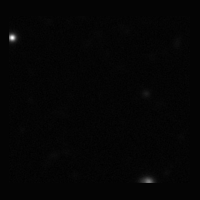
#> input picture cutout_g_0.6104380475110351.png, 200 x 200 px
$ python -i morphometryka.py   (imports and definitions only)
#> lines starting #> are read from the running program, lines starting #| are printed output that depends on the picture; after the words box and inside, x2 and y2 are one past the last pixel; in counts of white or black regions, pixels touching at a corner belong together
"""
Morfometryka morphometric measures.

Based on:
Ferrari, F., de Carvalho, R.R., Trevisan, M. 2015, "Morfometryka — A New Way of Establishing
Morphological Classification of Galaxies", arXiv:1509.05430. :contentReference[oaicite:1]{index=1}

Notes:
- This is a practical, reproducible *approximation* of the original algorithm's measurements.
- It focuses on robust, well-documented nonparametric measures: concentration, asymmetry,
  smoothness (clumpiness), entropy, and a spirality proxy.
- For production / catalog-scale use you would add: better segmentation/deblending, PSF
  handling, masking of neighbors, photometric calibration, error propagation, and optional
  parametric fits (Sérsic).
"""

from typing import Tuple, Optional
import numpy as np
from scipy import ndimage as ndi
from scipy.ndimage import gaussian_filter, rotate
from skimage import measure, filters, morphology
from skimage.measure import label, regionprops
from math import log10

# --- Utility functions ---


def sigma_clip_background(image: np.ndarray, mask: Optional[np.ndarray] = None,
                          sigma: float = 3.0, iters: int = 5) -> Tuple[float, float]:
    """
    Estimate background mean and std using iterative sigma-clipping.

    Parameters
    ----------
    image : 2D array
        Input image.
    mask : 2D boolean array, optional
        True for pixels to consider (if None, use all pixels).
    sigma : float
        Clipping threshold (in sigma).
    iters : int
        Number of sigma-clipping iterations.

    Returns
    -------
    (bkg_mean, bkg_std)
    """

    if mask is None:
        data = image.ravel()
    else:
        data = image[mask].ravel()

    # remove NaNs
    data = data[np.isfinite(data)]
    if data.size == 0:
        return 0.0, 0.0

    for _ in range(iters):
        m = np.mean(data)
        s = np.std(data)
        good = (data > m - sigma * s) & (data < m + sigma * s)
        if good.sum() == data.size:
            break
        data = data[good]
        if data.size == 0:
            break


    if data.size == 0:
        return 0.0, 0.0

    return float(np.nanmean(data)), float(np.nanstd(data))


def simple_segmentation(
        image: np.ndarray,
        nsigma: float = 2.5,
        min_area: int = 20,
        m_label: str = None,
    ) -> np.ndarray:
    """
    A simple source segmentation to produce a galaxy mask.

    Steps:
    - Estimate background via sigma clipping
    - Threshold at mean + nsigma * std
    - Keep largest connected component (assumed to be target galaxy) and remove small objects

    Parameters
    ----------
    image : 2D array
        Input image.
    nsigma : float
        Detection threshold above background.
    min_area : int
        Minimum area (pixels) to keep objects.

    Returns
    -------
    mask : 2D boolean array
        True where source is detected.
    """

    # print(f"simple segmentation on {m_label}")
    # print("simple_segmentation called", image.shape)
    bkg_mean, bkg_std = sigma_clip_background(image)

    # print(f"bkg_mean, bkg_std: {(bkg_mean, bkg_std)}")

    thresh = bkg_mean + nsigma * bkg_std
    bw = image > thresh
    bw = morphology.remove_small_objects(ar=bw, min_size=min_area, connectivity=1)

    # Label and pick largest component
    lbl = label(bw)
    if lbl.max() == 0:
        # fallback: use Otsu threshold
        t = filters.threshold_otsu(image)
        bw = image > t
        bw = morphology.remove_small_objects(bw, min_size=min_area)
        lbl = label(bw)
        if lbl.max() == 0:
            return np.zeros_like(image, dtype=bool)
    props = regionprops(lbl)
    # choose label of largest area
    areas = [p.area for p in props]
    largest_label = props[np.argmax(areas)].label
    mask = lbl == largest_label
    return mask


# --- Photometric helpers ---


def centroid_flux(image: np.ndarray, mask: np.ndarray) -> Tuple[float, float]:
    """
    Flux-weighted (first moments) centroid of pixels inside mask.

    Returns (y_centroid, x_centroid) in image coordinates (row, col).
    """
    y, x = np.nonzero(mask)
    # print(f"x: {x}")
    # print(f"image.shape: {image.shape}")
    vals = image[y, x].astype(float)
    tot = vals.sum()
    if tot == 0:
        return float(np.mean(y)), float(np.mean(x))
    yc = (y * vals).sum() / tot
    xc = (x * vals).sum() / tot
    return float(yc), float(xc)


def growth_curve_radii(image: np.ndarray, mask: np.ndarray,
                       center: Tuple[float, float],
                       fractions=(0.2, 0.5, 0.8)) -> dict:
    """
    Compute radii that contain given fractions of the total galaxy flux.
    Radii are measured in pixels from center.

    Parameters
    ----------
    image : 2D array
    mask : 2D boolean array
    center : (yc, xc)
    fractions : iterable of floats (0<f<1)

    Returns
    -------
    dict mapping fraction -> radius_in_pixels
    """
    yc, xc = center
    yy, xx = np.indices(image.shape)
    rr = np.hypot(xx - xc, yy - yc)
    pix_yx = np.nonzero(mask)
    pix_r = rr[pix_yx]
    pix_flux = image[pix_yx].astype(float)
    # sort by radius
    order = np.argsort(pix_r)
    r_sorted = pix_r[order]
    f_sorted = pix_flux[order]
    cumsum = np.cumsum(f_sorted)
    tot = cumsum[-1] if cumsum.size > 0 else 0.0
    radii = {}
    if tot <= 0:
        for f in fractions:
            radii[f] = 0.0
        return radii
    for f in fractions:
        target = f * tot
        idx = np.searchsorted(cumsum, target)
        if idx >= len(r_sorted):
            radii[f] = float(r_sorted[-1])
        else:
            radii[f] = float(r_sorted[idx])
    return radii


# --- Morphometric measurements ---


def concentration_c(image: np.ndarray, mask: np.ndarray, center: Tuple[float, float], cmin=0.0, cmax=5.0) -> float:
    """
    Concentration index C = 5 * log10(r80 / r20)

    Where rX are radii containing X% of the total flux (measured inside mask).
    This matches the common concentration definition used in galaxy morphology literature.

    Returns
    -------
    C (float)
    """
    radii = growth_curve_radii(image, mask, center, fractions=(0.2, 0.8))
    r20 = radii.get(0.2, 0.0)
    r80 = radii.get(0.8, 0.0)
    if r20 <= 0 or r80 <= 0 or r80 <= r20:
        return 0.0

    C_raw = 5.0 * np.log10(r80 / r20)
    C_norm = (C_raw - cmin) / (cmax - cmin)
    return np.clip(C_norm, 0.0, 1.0)


def asymmetry(image: np.ndarray, mask: np.ndarray,
              center: Tuple[float, float],
              bg_image: Optional[np.ndarray] = None) -> float:
    """
    Compute asymmetry A as normalized 180-degree rotation residual:

      A = (sum |I - I_rot|) / (2 * sum |I|)

    Centered on the provided center (yc, xc). The factor 2 accounts for the rotated image
    being double-counted. This is the standard Conselice-like asymmetry calculation.
    If bg_image is provided, it will be used to estimate and subtract background asymmetry.

    Returns
    -------
    A (float)
    """
    yc, xc = center
    # crop a minimal bounding box around mask for speed
    ys, xs = np.nonzero(mask)
    if ys.size == 0:
        return 0.0
    minr, maxr = ys.min(), ys.max()
    minc, maxc = xs.min(), xs.max()
    pad = 5
    slr = slice(max(minr - pad, 0), min(image.shape[0], maxr + pad + 1))
    slc = slice(max(minc - pad, 0), min(image.shape[1], maxc + pad + 1))
    sub = image[slr, slc]
    sub_mask = mask[slr, slc]
    # recenter coordinates inside subimage
    yc_sub = yc - slr.start
    xc_sub = xc - slc.start

    # rotate subimage by 180 deg around center with scipy.rotate (order=1 interpolation)
    # To rotate around arbitrary center, shift center to image center, rotate, shift back.
    cy, cx = np.array(sub.shape) / 2.0
    # shift to center-of-rotation
    shift_y = cy - yc_sub
    shift_x = cx - xc_sub
    shifted = ndi.shift(sub, shift=(shift_y, shift_x), order=1, mode='constant', cval=0.0)
    rotated = rotate(shifted, 180.0, reshape=False, order=1, mode='constant', cval=0.0)
    unshifted_rot = ndi.shift(rotated, shift=(-shift_y, -shift_x), order=1, mode='constant', cval=0.0)

    # Use mask to compute sums
    galaxy_flux = np.abs(sub * sub_mask).sum()
    if galaxy_flux == 0:
        return 0.0

    diff = np.abs((sub - unshifted_rot) * sub_mask).sum()
    A = diff / (2.0 * galaxy_flux)

    # background correction (optional)
    if bg_image is not None:
        # compute asymmetry on background stamp (same size)
        bg_sub = bg_image[slr, slc]
        shifted_b = ndi.shift(bg_sub, shift=(shift_y, shift_x), order=1, mode='constant', cval=0.0)
        rot_b = rotate(shifted_b, 180.0, reshape=False, order=1, mode='constant', cval=0.0)
        unrot_b = ndi.shift(rot_b, shift=(-shift_y, -shift_x), order=1, mode='constant', cval=0.0)
        bflux = np.abs(bg_sub * sub_mask).sum() + 1e-12
        bdiff = np.abs((bg_sub - unrot_b) * sub_mask).sum()
        Ab = bdiff / (2.0 * bflux)
        A = max(0.0, A - Ab)
    return float(A)


def smoothness(image: np.ndarray, mask: np.ndarray, center: Tuple[float, float],
               smoothing_scale: Optional[float] = None) -> float:
    """
    Smoothness (clumpiness) S computed as:

      S = sum |I - I_smooth| / sum |I|

    where I_smooth is the image convolved with a gaussian kernel. Following typical
    definitions, the gaussian sigma can be chosen as a fraction of the galaxy radius.
    If smoothing_scale is None, we estimate characteristic radius as r50 (half-light radius)
    and use sigma = 0.25 * r50.

    Returns
    -------
    S (float)
    """
    radii = growth_curve_radii(image, mask, center, fractions=(0.5,))
    r50 = radii.get(0.5, 0.0)
    if smoothing_scale is None:
        sigma = max(1.0, 0.25 * r50)
    else:
        sigma = float(smoothing_scale)

    # gaussian smoothing (use scipy gaussian_filter)
    sm = gaussian_filter(image, sigma=sigma, mode='reflect')
    # compute sum over mask
    num = np.abs((image - sm) * mask).sum()
    den = np.abs(image * mask).sum()
    if den == 0:
        return 0.0
    return float(num / den)


def entropy_measure(image: np.ndarray, mask: np.ndarray, nbins: int = 64) -> float:
    """
    Shannon entropy of the pixel intensity distribution inside mask.

    H = - sum p_i * log2(p_i)

    where p_i are probabilities from histogram of pixel intensities (normalized).
    """
    pix = image[mask].ravel()
    if pix.size == 0:
        return 0.0
    # shift to positive
    pmin = pix.min()
    if not np.isfinite(pmin):
        pix = pix[np.isfinite(pix)]
        if pix.size == 0:
            return 0.0
        pmin = pix.min()
    if pmin < 0:
        pix = pix - pmin
    hist, _ = np.histogram(pix, bins=nbins, range=(pix.min(), pix.max() if pix.max()>pix.min() else pix.min()+1e-6))
    prob = hist.astype(float) / max(1, hist.sum())
    prob = prob[prob > 0]
    H = -np.sum(prob * np.log2(prob))
    H_max = np.log2(nbins)
    H = H / H_max if H_max > 0 else 0.0
    return float(H)


def spirality_proxy(image: np.ndarray, mask: np.ndarray, center: Tuple[float, float]) -> float:
    """
    A simple *spirality* proxy (σ_psi) based on gradients:

    - compute image gradients (dy, dx) and gradient angle psi = atan2(dy, dx)
    - for each pixel inside mask compute radial angle theta_rad = atan2(y - yc, x - xc)
    - compute angle difference delta = wrap_angle(psi - theta_rad)
    - measure dispersion of delta (e.g., standard deviation of sin(delta) or circular std)
    - larger dispersion -> more non-radial structure (spirals, arms)

    Returns
    -------
    sigma_psi : float
        A non-negative scalar; relative measure (units: radians)
    """
    yy, xx = np.indices(image.shape)
    yc, xc = center
    # compute gradient
    dy, dx = np.gradient(image.astype(float))
    psi = np.arctan2(dy, dx)  # gradient orientation
    # radial angle from center to pixel
    theta = np.arctan2(yy - yc, xx - xc)
    # compute difference wrapped to [-pi, pi]
    delta = psi - theta
    delta = (delta + np.pi) % (2 * np.pi) - np.pi
    # consider only mask pixels
    dmask = delta[mask]
    if dmask.size == 0:
        return 0.0
    # use circular dispersion measure: sqrt( -2 ln R ), where R = resultant length / N
    sin_sum = np.sum(np.sin(dmask))
    cos_sum = np.sum(np.cos(dmask))
    R = np.hypot(sin_sum, cos_sum) / dmask.size
    # prevent domain errors
    R = np.clip(R, 1e-12, 1.0)
    circ_dispersion = np.sqrt(-2.0 * np.log(R))
    # also return mean abs dev for interpretability
    mad = np.mean(np.abs(np.sin(dmask)))  # in [0,1]
    # combine metrics to one proxy (circ_dispersion in radians, mad dimensionless)
    # scale mad (0..1) to radians by multiplying by pi/2 for intuitive scale, then average
    sigma_psi = 0.5 * circ_dispersion + 0.5 * (mad * np.pi / 2.0)
    return float(sigma_psi)


# --- Top-level wrapper ---


def measure_morfometry(image: np.ndarray, mask: Optional[np.ndarray] = None,
                       do_segmentation: bool = True) -> dict:
    """
    Compute a set of morphometric descriptors for a single galaxy stamp.

    Parameters
    ----------
    image : 2D float array
        Galaxy stamp. Should be background-subtracted or contain background (the function does a clipping).
    mask : 2D bool array, optional
        Binary mask selecting galaxy pixels (True = galaxy). If None and do_segmentation=True,
        a simple segmentation is performed.
    do_segmentation : bool
        Whether to attempt segmentation when mask is None.

    Returns
    -------
    results : dict
        Dictionary with keys:
          - 'mask' : boolean mask used
          - 'centroid' : (yc, xc)
          - 'C' : concentration index
          - 'A' : asymmetry
          - 'S' : smoothness
          - 'H' : entropy
          - 'sigma_psi' : spirality proxy
          - 'radii' : dict with r20, r50, r80 in pixels (as available)
    """
    image = image.squeeze()

    img = np.array(image, copy=False)
    if mask is None:
        if do_segmentation:
            mask = simple_segmentation(img)

        else:
            raise ValueError("mask is required if do_segmentation is False")

    mask = mask.squeeze()

    # print(f"mask.shape: {mask.shape}")
    yc, xc = centroid_flux(img, mask)
    radii = growth_curve_radii(img, mask, (yc, xc), fractions=(0.2, 0.5, 0.8))
    # compute metrics
    C = concentration_c(img, mask, (yc, xc))
    A = asymmetry(img, mask, (yc, xc))
    S = smoothness(img, mask, (yc, xc))
    H = entropy_measure(img, mask)
    sigma_psi = spirality_proxy(img, mask, (yc, xc))

    res = {
        'mask': mask,
        'centroid': (yc, xc),
        'C': C,
        'A': A,
        'S': S,
        'H': H,
        'sigma_psi': sigma_psi,
        'radii': {'r20': radii.get(0.2, 0.0),
                  'r50': radii.get(0.5, 0.0),
                  'r80': radii.get(0.8, 0.0)}
    }
    return res

# [51 lines left out: functions synthetic_spiral, morfomytry, not called in this run]

>>> import cv2
>>> picture = cv2.imread('../cutout_g_0.6104380475110351.png', cv2.IMREAD_GRAYSCALE)
#> picture is the input picture: shape (200, 200); min 0, max 255, mean 4.7
>>> result = measure_morfometry(picture)
#> the loop in sigma_clip_background, `for _ in range(iters):` made 4 passes
#> (m, s) on passes 1 to 4: (4.69, 5.88), (4.38, 1.42), (4.3, 1.14), (4.27, 1.09)
#> in simple_segmentation, `bkg_mean, bkg_std = sigma_clip_background(image)`: bkg_mean = 4.27; bkg_std = 1.09
#> in simple_segmentation, `thresh = bkg_mean + nsigma * bkg_std`: thresh = 6.99
#> in simple_segmentation, `bw = image > thresh`:
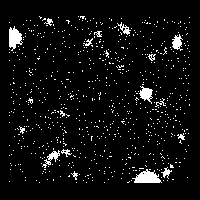
#> bw: shape (200, 200) bool; 5.6% white; 766 white regions (750 under 20 px), largest, box (x1, y1, x2, y2) and area: (132, 169, 162, 183) 254, (9, 26, 23, 51) 213, (139, 86, 153, 104) 136
#> in simple_segmentation, `bw = morphology.remove_small_objects(ar=bw, min_size=min_area, connect..`: bw: shape (200, 200) bool; 2.6% white; 13 white regions
#> in simple_segmentation, `lbl = label(bw)`:
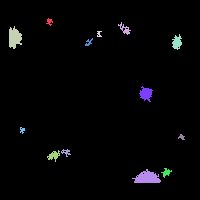
#> lbl: shape (200, 200) int32; 14 distinct labels, from 0 to 13; one colour per label, 0 black
#> in simple_segmentation, `props = regionprops(lbl)`: props = 13 regions; largest, box (x1, y1, x2, y2) and area: (132, 169, 161, 183) 250, (9, 26, 22, 49) 208, (139, 86, 153, 102) 130, (172, 34, 182, 50) 102, (47, 150, 60, 162) 75
#> in simple_segmentation, `areas = [p.area for p in props]`: areas = [29, 61, 208, 20, 102, 29, 130, 22, 24, 36, 75, 49, 250]
#> in simple_segmentation, `largest_label = props[np.argmax(areas)].label`: largest_label = 13
#> in simple_segmentation, `mask = lbl == largest_label`: mask: shape (200, 200) bool; 0.62% white; 1 white region, box (x1, y1, x2, y2) and area: (132, 169, 161, 183) 250
#> in centroid_flux, `y, x = np.nonzero(mask)`: y = 250 values from 169 to 182; x = 250 values, max 160 at index 196, min 132 at index 119, mean 146.8
#> in centroid_flux, `vals = image[y, x].astype(float)`: vals = 250 values, max 126 at index 212, min 7 at index 0, mean 28
#> in centroid_flux, `tot = vals.sum()`: tot = 7000
#> in centroid_flux, `yc = (y * vals).sum() / tot`: yc = 179.1
#> in centroid_flux, `xc = (x * vals).sum() / tot`: xc = 147.1
#> in measure_morfometry, `yc, xc = centroid_flux(img, mask)`: yc = 179.1; xc = 147.1
#> in growth_curve_radii, `pix_yx = np.nonzero(mask)`: pix_yx = 250 positions, rows 169 to 182, columns 132 to 160
#> in growth_curve_radii, `pix_r = rr[pix_yx]`: pix_r = 250 values, max 15.11 at index 119, min 0.115 at index 158, mean 6.99
#> in growth_curve_radii, `pix_flux = image[pix_yx].astype(float)`: pix_flux has the same summary as vals in centroid_flux
#> in growth_curve_radii, `order = np.argsort(pix_r)`: order = 250 values, max 249 at index 241, min 0 at index 212, mean 124.5
#> in growth_curve_radii, `r_sorted = pix_r[order]`: r_sorted = 250 values from 0.115 to 15.11
#> in growth_curve_radii, `f_sorted = pix_flux[order]`: f_sorted = 250 values, max 126 at index 21, min 7 at index 117, mean 28
#> in growth_curve_radii, `cumsum = np.cumsum(f_sorted)`: cumsum = 250 values from 87 to 7000
#> in growth_curve_radii, `tot = cumsum[-1] if cumsum.size > 0 else 0.0`: tot = 7000
#> the loop in growth_curve_radii, `for f in fractions:` made 3 passes
#> (target, idx) on passes 1 to 3: (1400, 16), (3500, 50), (5600, 123)
#> after the loop in growth_curve_radii, `for f in fractions:`: radii = {0.2: 2.22, 0.5: 4.13, 0.8: 7.09}
#> the loop in growth_curve_radii (call 2), `for f in fractions:` made 2 passes
#> in concentration_c, `radii = growth_curve_radii(image, mask, center, fractions=(0.2, 0.8))`: radii = {0.2: 2.22, 0.8: 7.09}
#> in concentration_c, `r20 = radii.get(0.2, 0.0)`: r20 = 2.22
#> in concentration_c, `r80 = radii.get(0.8, 0.0)`: r80 = 7.09
#> in concentration_c, `C_raw = 5.0 * np.log10(r80 / r20)`: C_raw = 2.52
#> in concentration_c, `C_norm = (C_raw - cmin) / (cmax - cmin)`: C_norm = 0.505
#> in asymmetry, `ys, xs = np.nonzero(mask)`: ys = 250 values from 169 to 182; xs has the same summary as x in centroid_flux
#> in asymmetry, `minr, maxr = ys.min(), ys.max()`: minr = 169; maxr = 182
#> in asymmetry, `minc, maxc = xs.min(), xs.max()`: minc = 132; maxc = 160
#> in asymmetry, `sub_mask = mask[slr, slc]`: sub_mask: shape (24, 39) bool; 26.7% white; 1 white region, box (x1, y1, x2, y2) and area: (5, 5, 34, 19) 250
#> in asymmetry, `yc_sub = yc - slr.start`: yc_sub = 15.09
#> in asymmetry, `xc_sub = xc - slc.start`: xc_sub = 20.07
#> in asymmetry, `shift_y = cy - yc_sub`: shift_y = -3.09
#> in asymmetry, `shift_x = cx - xc_sub`: shift_x = -0.57
#> in asymmetry, `unshifted_rot = ndi.shift(rotated, shift=(-shift_y, -shift_x), order=1..`:
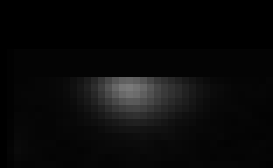
#> unshifted_rot: shape (24, 39) (shown 7 times larger); min 0, max 122, mean 9.4
#> in asymmetry, `galaxy_flux = np.abs(sub * sub_mask).sum()`: galaxy_flux = 7000
#> in asymmetry, `diff = np.abs((sub - unshifted_rot) * sub_mask).sum()`: diff = 22898
#> in asymmetry, `A = diff / (2.0 * galaxy_flux)`: A = 1.64
#> in smoothness, `radii = growth_curve_radii(image, mask, center, fractions=(0.5,))`: radii = {0.5: 4.13}
#> in smoothness, `r50 = radii.get(0.5, 0.0)`: r50 = 4.13
#> in smoothness, `sigma = max(1.0, 0.25 * r50)`: sigma = 1.03
#> in smoothness, `num = np.abs((image - sm) * mask).sum()`: num = 10710
#> in smoothness, `den = np.abs(image * mask).sum()`: den = 7000
#> in measure_morfometry, `S = smoothness(img, mask, (yc, xc))`: S = 1.53
#> in entropy_measure, `pix = image[mask].ravel()`: pix has the same summary as vals in centroid_flux
#> in entropy_measure, `pmin = pix.min()`: pmin = 7
#> in entropy_measure, `hist, _ = np.histogram(pix, bins=nbins, range=(pix.min(), pix.max() if..`: hist = 64 values, max 69 at index 0, min 0 at index 24, mean 3.91
#> in entropy_measure, `prob = hist.astype(float) / max(1, hist.sum())`: prob = 64 values, max 0.276 at index 0, min 0 at index 24, mean 0.0156
#> in entropy_measure, `prob = prob[prob > 0]`: prob = 54 values, max 0.276 at index 0, min 0.004 at index 14, mean 0.0185
#> in entropy_measure, `H = -np.sum(prob * np.log2(prob))`: H = 4.44
#> in entropy_measure, `H = H / H_max if H_max > 0 else 0.0`: H = 0.74
#> in spirality_proxy, `dy, dx = np.gradient(image.astype(float))`:
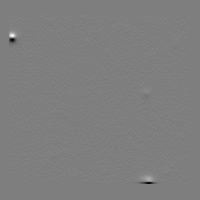
#> dy: shape (200, 200) float64; min -63, max 63.5, mean 0; drawn with min black and max white
#> in spirality_proxy, `dy, dx = np.gradient(image.astype(float))`:
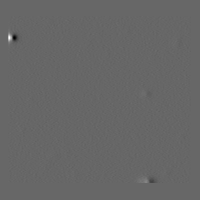
#> dx: shape (200, 200) float64; min -61, max 90, mean 0; drawn with min black and max white
#> in spirality_proxy, `psi = np.arctan2(dy, dx)`:
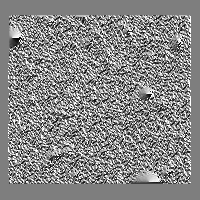
#> psi: shape (200, 200) float64; min -3.08, max 3.14, mean 0.225; drawn with min black and max white
#> in spirality_proxy, `delta = (delta + np.pi) % (2 * np.pi) - np.pi`:
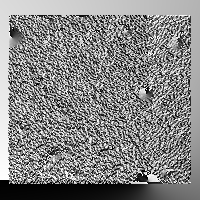
#> delta: shape (200, 200) float64; min -3.14, max 3.14, mean 0.156; drawn with min black and max white
#> in spirality_proxy, `dmask = delta[mask]`: dmask = 250 values, max 3.13 at index 86, min -3.14 at index 4, mean -0.0491
#> in spirality_proxy, `sin_sum = np.sum(np.sin(dmask))`: sin_sum = 1.92
#> in spirality_proxy, `cos_sum = np.sum(np.cos(dmask))`: cos_sum = -186.3
#> in spirality_proxy, `R = np.hypot(sin_sum, cos_sum) / dmask.size`: R = 0.745
#> in spirality_proxy, `circ_dispersion = np.sqrt(-2.0 * np.log(R))`: circ_dispersion = 0.767
#> in spirality_proxy, `mad = np.mean(np.abs(np.sin(dmask)))`: mad = 0.507
#> in spirality_proxy, `sigma_psi = 0.5 * circ_dispersion + 0.5 * (mad * np.pi / 2.0)`: sigma_psi = 0.781
#> result = 8 items
